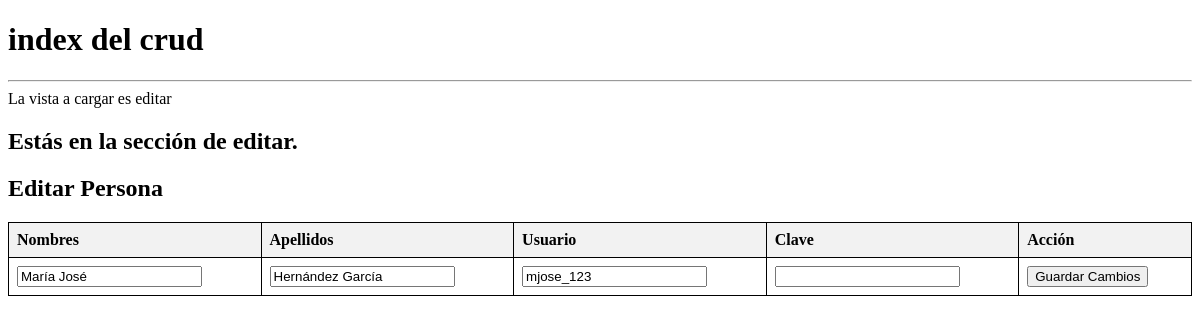
Page /?cargar=editar&id=4 on the committed database.
### tables this page shows
CREATE TABLE `persona` (
  `id` int(11) NOT NULL,
  `cedula` varchar(11) NOT NULL,
  `nombres` varchar(20) NOT NULL,
  `apellidos` varchar(50) NOT NULL,
  `usuario` varchar(50) NOT NULL,
  `clave` varchar(20) NOT NULL
);

### modelos/conexion.php (called while the page is built, shortened)
<?php
    Class Conexion{
        private $con;
        public function __construct(){
            $this -> host = "localhost";
            $this -> user = "root";
            $this -> pass = "";
            $this -> bd = "personas";
            $this -> con = mysqli_connect($this -> host, $this -> user, $this -> pass,$this -> bd);
        }
        public function consulta_retorno($sql){
            $consulta = mysqli_query($this -> con, $sql);
            return $consulta;
        }
    }
?>

### controladores/ctr_personas.php (called while the page is built, shortened)
<?php
    include_once("modelos/persona.php");
    class ControladorPersona{
        private $persona;
        public function __construct(){
            $this -> persona = new Persona();
        }
        public function ver($id){
            $this -> persona -> set("id", $id);
            return $this -> persona -> ver();
        }
    }
?>

### modelos/persona.php (called while the page is built, shortened)
<?php
    include_once("conexion.php");
    class Persona{
        private $id;
        private $con;
        public function __construct(){
            $this -> con = new Conexion();
        }
        public function set($atributo, $contenido){
            return $this -> $atributo = $contenido;
        }
        public function ver(){
            $sql = "SELECT * FROM persona WHERE id = {$this -> id}";
            $resultado = $this -> con -> consulta_retorno($sql);
            $reg = mysqli_fetch_assoc($resultado);
            return $reg;
        }
    }
?>

### vistas/editar.php (the view, shortened to what this page needs)
<?php
    include_once("controladores/ctr_personas.php");
    $controlador = new ControladorPersona();
    if(isset($_GET['id'])){
        $registro = $controlador->ver($_GET['id']);
    } else {
        header("Location:index.php");
        exit();
    }
?>
<h1>Estás en la sección de editar.</h1>
<head>
</head>
<form action="" method="post">
    <h2>Editar Persona</h2>
    <table>
        <thead>
            <tr>
                <th>Nombres</th>
                <th>Apellidos</th>
                <th>Usuario</th>
                <th>Clave</th>
                <th>Acción</th>
            </tr>
        </thead>
        <tbody>
            <tr>
                <td>
                    <input type="text" name="nombres" value="<?php echo $registro['nombres']; ?>">
                </td>
                <td>
                    <input type="text" name="apellidos" value="<?php echo $registro['apellidos']; ?>">
                </td>
                <td>
                    <input type="text" name="usuario" value="<?php echo $registro['usuario']; ?>">
                </td>
                <td>
                    <input type="password" name="clave" value="">
                </td>
                <td>
                    <input type="submit" name="editar" value="Guardar Cambios">
                </td>
            </tr>
        </tbody>
    </table>
</form>

### vistas/editar.php (style rules this page uses)
table { width: 100%; border-collapse: collapse; }
table, th, td { border: 1px solid black; }
th, td { padding: 8px; text-align: left; }
th { background-color: #f2f2f2; }

### rows in the picture
persona: nombres "María José", apellidos "Hernández García", usuario "mjose_123"

### other values in the picture
$vista "editar"
